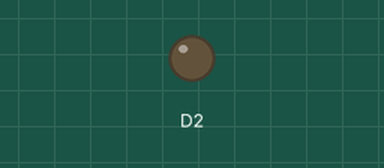
Simulated run of this sketch. Board: ESP8266 (NodeMCU). On the bench: output pins drawn as LEDs (lit = HIGH).

Above: at 0.5 s.
At 5.0 s:
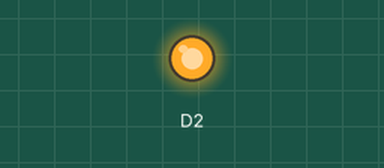
Timing chart, 0 to 6.9 s (numbered marks = the images above):
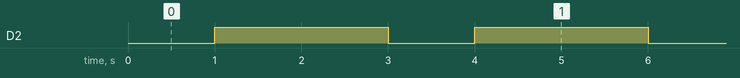

The sketch:

nodeMCU_blink.ino
```cpp
/*
 ESP8266 Blink by Bibek Poddar

 code 1: Hello_world
 Blink the  LED.

 The Cathode is coonected to Pin D2 and annode to Gnd.
 You need to have a 100 ohm resistor betwween LED and D2 pin

*/

void setup() {
  pinMode(D2, OUTPUT);     // Initialize the LED_BUILTIN pin as an output
}

// the loop function runs over and over again forever
void loop() {
  digitalWrite(D2, LOW);   // Turn the LED on (Note that LOW is the voltage level
                                    // but actually the LED is on; this is because
                                    // it is active low on the ESP-01)
  delay(1000);                      // Wait for a second
  digitalWrite(D2 ,HIGH);  // Turn the LED off by making the voltage HIGH
  delay(2000);                      // Wait for two seconds (to demonstrate the active low LED)
}
```

Measured:
- by itself, D2: alternates HIGH for 2.0 s and LOW for 1.0 s
